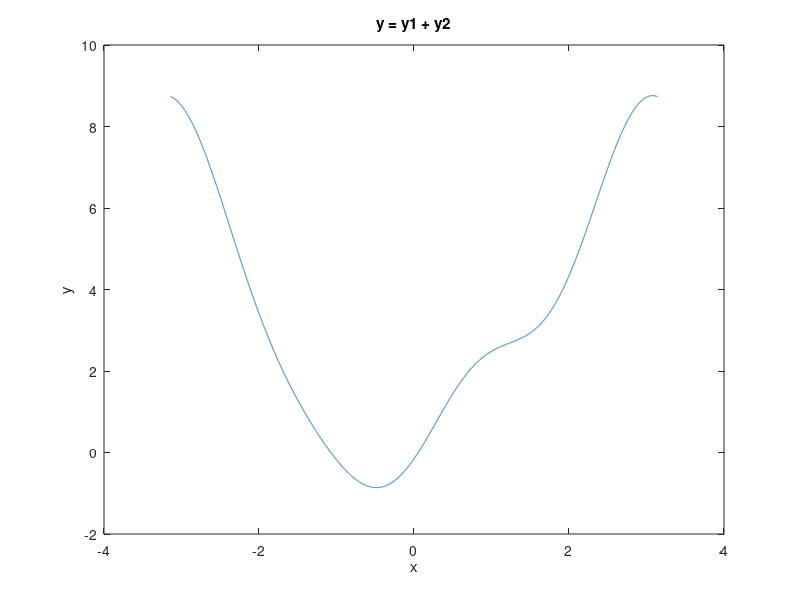
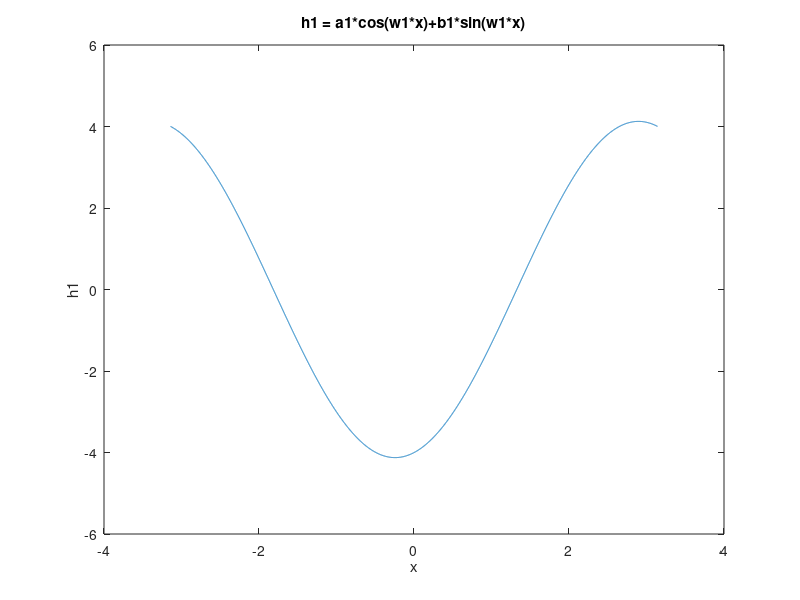
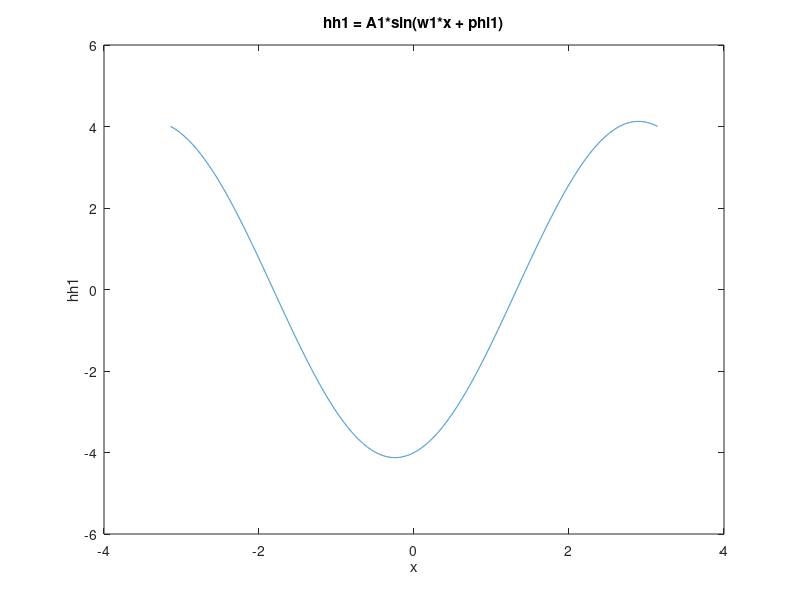
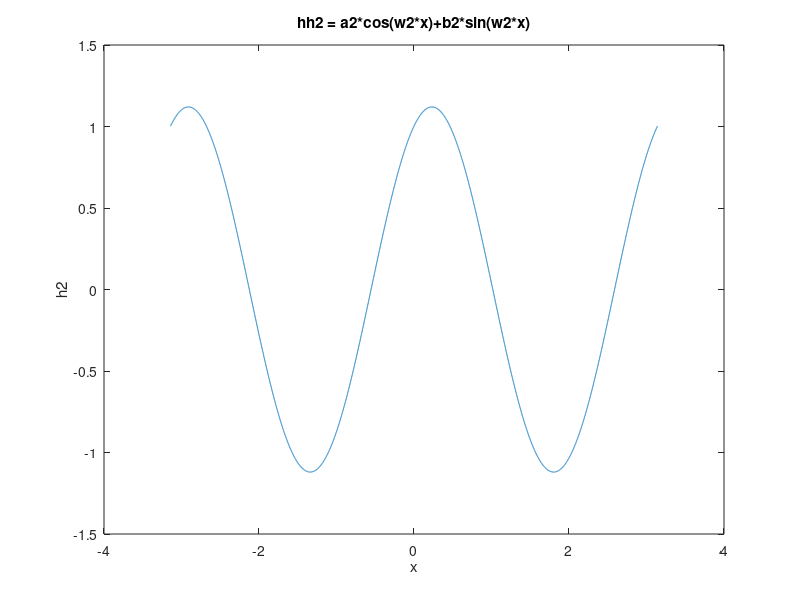

These charts were generated, in order, by the following MATLAB code:
%%% =======================================================================
%%% Recovering the constituent harmonics from a complex wave of known frequencies. 
%%% The formula is Asin(wx + phi) = 
%%% A(cos(wx)sin(phi)+sin(wx)cos(phi) =
%%% acos(wx) + bsin(wx), where a = Asin(phi) and b = Acos(phi), p. 5.
%%% The recovered harmonics are put back together to see how well
%%% they model the original wave. The graphs indicate that the
%%% harmonics of the form Asin(wx+phi) sometimes model the original wave
%%% better than the harmonics of the form acos(wx)+bsin(wx).
%%% 
%%% Author: Vladimir Kulyukin
%%% =======================================================================
DELTA = 0.001;
x = -pi:DELTA:pi;
%% frequencies
w1 = 1;
w2 = 2;
w3 = 3;

%%% sine coefficients
b1 = 1;
b2 = 0.5;
b3 = 0.25;

%%% cosine coefficients
a1 = -4;
a2 = 1;
a3 = -4/9.0;

%A = pi^2/3;
A = pi^2/3;
y1 = arrayfun(@(x) b1*sin(w1*x)+b2*sin(w2*x)+b3*sin(w3*x), x);
y2 = arrayfun(@(x) A + a1*cos(w1*x)+a2*cos(w2*x)+a3*cos(w3*x), x);
y = y1+y2;

figure(1);
plot(x, y);
xlabel('x');
ylabel('y');
title('y = y1 + y2');

%%% Recovering a0, a1, a2, a3, b1, b2, b3
%%%
%%% Math
%%% These are the cosine coefficients
%%% a0 = 1/pi*integral(-pi, pi){f(x)cos(0x)}dx
%%% a1 = 1/pi*integral(-pi, pi){f(x)cos(1x)}dx
%%% a2 = 1/pi*integral(-pi, pi){f(x)cos(2x)}dx
%%% a3 = 1/pi*integral(-pi, pi){f(x)cos(2x)}dx
%%% 
%%% These are the sine coefficients
%%% b1 = 1/pi*integral(-pi, pi){f(x)sin(1x)}dx
%%% b2 = 1/pi*integral(-pi, pi){f(x)sin(2x)}dx
%%% b3 = 1/pi*integral(-pi, pi){f(x)sin(3x)}dx
%%%
%%% Computational Approximations
%%% aa0 = 1/pi*sum(-pi, pi){f(x)cos(0x)}dx
%%% aa1 = 1/pi*sum(-pi, pi){f(x)cos(1x)}dx
%%% aa2 = 1/pi*sum(-pi, pi){f(x)cos(2x)}dx
%%% aa3 = 1/pi*sum(-pi, pi){f(x)cos(3x)}dx
%%% 
%%% These are the sine coefficients
%%% ab1 = 1/pi*sum(-pi, pi){f(x)sin(1x)}dx
%%% ab2 = 1/pi*sum(-pi, pi){f(x)sin(2x)}dx
%%% ab3 = 1/pi*sum(-pi, pi){f(x)sin(3x)}dx
%%%

aa0 = 1/pi*sum(y.*cos(0*x));
aa0 = aa0*DELTA;
aa1 = 1/pi*sum(y.*cos(w1*x));
aa1 = aa1*DELTA;
aa2 = 1/pi*sum(y.*cos(w2*x));
aa2 = aa2*DELTA;
aa3 = 1/pi*sum(y.*cos(w3*x));
aa3 = aa3*DELTA;

ab1 = 1/pi*sum(y.*sin(w1*x));
ab1 = ab1*DELTA;
ab2 = 1/pi*sum(y.*sin(w2*x));
ab2 = ab2*DELTA;
ab3 = 1/pi*sum(y.*sin(w3*x));
ab3 = ab3*DELTA;

%% y consists of three harmonics:
%% h1 = a1*cos(w1*x) + b1*sin(w1*x)
%% h2 = a2*cos(w2*x) + b2*sin(w2*x)
%% h3 = a3*cos(w3*x) + b3*sin(w3*x)
%% Can we recover an, bn, wn?

%% ======= Recovering HARMONIC 1 ====================
A1 = sqrt(aa1^2 + ab1^2);
sin_phi1 = asin(aa1/A1); %% this is what we should use.
cos_phi1 = acos(ab1/A1); %% this is negative

%% two different formulas for h1
h1_cos = aa1*cos(w1*x);
h1_sin = ab1*sin(w1*x);
h1 = h1_cos + h1_sin;
hh1 = A1*sin(w1*x + sin_phi1);

%% plot h1
figure;
plot(x, h1);
xlabel('x');
ylabel('h1');
title('h1 = a1*cos(w1*x)+b1*sin(w1*x)');

%% plot hh1
figure;
plot(x, hh1);
xlabel('x');
ylabel('hh1');
title('hh1 = A1*sin(w1*x + phi1)');

%% =============== Recovering HARMONIC 2 ============
A2 = sqrt(aa2^2 + ab2^2);
sin_phi2 = asin(aa2/A2); %% this is what we should use.
cos_phi2 = acos(ab2/A2);

%% two different formulas for h2
h2_cos = aa2*cos(w2*x);
h2_sin = ab2*sin(w2*x);
h2 = h2_cos + h2_sin;
hh2 = A2*sin(w2*x + sin_phi2);

figure;
plot(x, h2);
xlabel('x');
ylabel('h2');
title('hh2 = a2*cos(w2*x)+b2*sin(w2*x)');

figure;
plot(x, hh2);
xlabel('x');
ylabel('hh2');
title('hh2 = A2*sin(w2*x + phi2)');

%% =============== Recovering HARMONIC 3 ============
A3 = sqrt(aa3^2 + ab3^2);
sin_phi3 = asin(aa3/A3); %% this is what we should use.
cos_phi3 = acos(ab3/A3);

%% two different formulas for h3
h3_cos = aa3*cos(w3*x);
h3_sin = ab3*sin(w3*x);
h3 = h3_cos + h3_sin;
hh3 = A3*sin(w3*x + sin_phi3);

figure;
plot(x, h3);
xlabel('x');
ylabel('h3');
title('h3 = a3*cos(w3*x)+b3*sin(w3*x)');

figure;
plot(x, hh3);
xlabel('x');
ylabel('hh3');
title('hh3 = A3*sin(w3*x + phi3)');

%% ============ Recombining Recovered Harmonics =========================
yh1 = aa0/2 + h1 + h2 + h2;

figure;
plot(x, yh1);
xlabel('x');
ylabel('yh1');
title('yh1 = h1+h2+h3');

yh2 = aa0/2 + hh1 + hh2 + hh3;

figure;
plot(x, yh2);
xlabel('x');
ylabel('yh2');
title('yh2 = hh1+hh2+hh3');

%% end of file
